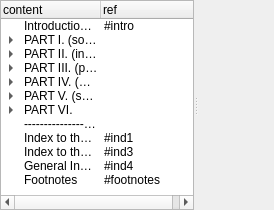
<?xml version="1.0" encoding="UTF-8"?>
<ui version="4.0">
 <class>MContentBook</class>
 <widget class="QWidget" name="MContentBook">
  <property name="geometry">
   <rect>
    <x>0</x>
    <y>0</y>
    <width>274</width>
    <height>210</height>
   </rect>
  </property>
  <property name="windowTitle">
   <string notr="true"/>
  </property>
  <property name="windowIcon">
   <iconset resource="resfile.qrc">
    <normaloff>:/new/icons/icons/lg.png</normaloff>:/new/icons/icons/lg.png</iconset>
  </property>
  <layout class="QVBoxLayout" name="verticalLayout">
   <item>
    <widget class="QSplitter" name="splitter">
     <property name="orientation">
      <enum>Qt::Horizontal</enum>
     </property>
     <property name="opaqueResize">
      <bool>false</bool>
     </property>
     <widget class="QTreeWidget" name="treeContent">
      <property name="contextMenuPolicy">
       <enum>Qt::CustomContextMenu</enum>
      </property>
      <property name="editTriggers">
       <set>QAbstractItemView::NoEditTriggers</set>
      </property>
      <property name="showDropIndicator" stdset="0">
       <bool>false</bool>
      </property>
      <property name="rootIsDecorated">
       <bool>true</bool>
      </property>
      <property name="itemsExpandable">
       <bool>true</bool>
      </property>
      <property name="expandsOnDoubleClick">
       <bool>false</bool>
      </property>
      <column>
       <property name="text">
        <string>content</string>
       </property>
      </column>
      <column>
       <property name="text">
        <string notr="true">ref</string>
       </property>
      </column>
      <item>
       <property name="text">
        <string notr="true">Introduction—The Latin language</string>
       </property>
       <property name="text">
        <string notr="true">#intro</string>
       </property>
      </item>
      <item>
       <property name="text">
        <string notr="true">PART I. (sounds, accent, quantity, etc.)</string>
       </property>
       <property name="text">
        <string notr="true"/>
       </property>
       <item>
        <property name="text">
         <string notr="true">The Alphabet</string>
        </property>
        <property name="text">
         <string notr="true">#sect1</string>
        </property>
       </item>
       <item>
        <property name="text">
         <string notr="true">Classification of Sounds</string>
        </property>
        <property name="text">
         <string notr="true">#sect2</string>
        </property>
       </item>
       <item>
        <property name="text">
         <string notr="true">Sounds of the Letters</string>
        </property>
        <property name="text">
         <string notr="true">#sect3</string>
        </property>
       </item>
       <item>
        <property name="text">
         <string notr="true">Syllables</string>
        </property>
        <property name="text">
         <string notr="true">#sect4</string>
        </property>
       </item>
       <item>
        <property name="text">
         <string notr="true">Quantity</string>
        </property>
        <property name="text">
         <string notr="true">#sect5</string>
        </property>
       </item>
       <item>
        <property name="text">
         <string notr="true">Accent</string>
        </property>
        <property name="text">
         <string notr="true">#sect6</string>
        </property>
       </item>
       <item>
        <property name="text">
         <string notr="true">Vowel Changes</string>
        </property>
        <property name="text">
         <string notr="true">#sect7</string>
        </property>
       </item>
       <item>
        <property name="text">
         <string notr="true">Consonant Changes</string>
        </property>
        <property name="text">
         <string notr="true">#sect8</string>
        </property>
       </item>
       <item>
        <property name="text">
         <string notr="true">Peculiarities of Orthography</string>
        </property>
        <property name="text">
         <string notr="true">#sect9</string>
        </property>
       </item>
      </item>
      <item>
       <property name="text">
        <string notr="true">PART II. (inflections)</string>
       </property>
       <property name="text">
        <string notr="true"/>
       </property>
       <item>
        <property name="text">
         <string notr="true">CHAPTER I.—Declension</string>
        </property>
        <property name="text">
         <string notr="true"/>
        </property>
        <item>
         <property name="text">
          <string notr="true">A. NOUNS</string>
         </property>
         <property name="text">
          <string notr="true">#sect10</string>
         </property>
         <item>
          <property name="text">
           <string notr="true">Gender of Nouns</string>
          </property>
          <property name="text">
           <string notr="true">#sect13</string>
          </property>
         </item>
         <item>
          <property name="text">
           <string notr="true">Number</string>
          </property>
          <property name="text">
           <string notr="true">#sect16</string>
          </property>
         </item>
         <item>
          <property name="text">
           <string notr="true">Cases</string>
          </property>
          <property name="text">
           <string notr="true">#sect17</string>
          </property>
         </item>
         <item>
          <property name="text">
           <string notr="true">The Five Declensions</string>
          </property>
          <property name="text">
           <string notr="true">#sect18</string>
          </property>
         </item>
         <item>
          <property name="text">
           <string notr="true">First Declension</string>
          </property>
          <property name="text">
           <string notr="true">#sect20</string>
          </property>
         </item>
         <item>
          <property name="text">
           <string notr="true">Second Declension</string>
          </property>
          <property name="text">
           <string notr="true">#sect23</string>
          </property>
         </item>
         <item>
          <property name="text">
           <string notr="true">Third Declension</string>
          </property>
          <property name="text">
           <string notr="true">#sect28</string>
          </property>
         </item>
         <item>
          <property name="text">
           <string notr="true">Fourth Declension</string>
          </property>
          <property name="text">
           <string notr="true">#sect48</string>
          </property>
         </item>
         <item>
          <property name="text">
           <string notr="true">Fifth Declension</string>
          </property>
          <property name="text">
           <string notr="true">#sect51</string>
          </property>
         </item>
         <item>
          <property name="text">
           <string notr="true">Defective Nouns</string>
          </property>
          <property name="text">
           <string notr="true">#sect54</string>
          </property>
         </item>
        </item>
        <item>
         <property name="text">
          <string notr="true">B. ADJECTIVES</string>
         </property>
         <property name="text">
          <string notr="true">#sect62</string>
         </property>
         <item>
          <property name="text">
           <string notr="true">Adjectives of the First and Second Declensions</string>
          </property>
          <property name="text">
           <string notr="true">#sect63</string>
          </property>
         </item>
         <item>
          <property name="text">
           <string notr="true">Adjectives of the Third Declension</string>
          </property>
          <property name="text">
           <string notr="true">#sect67</string>
          </property>
         </item>
         <item>
          <property name="text">
           <string notr="true">Comparison of Adjectives</string>
          </property>
          <property name="text">
           <string notr="true">#sect71</string>
          </property>
         </item>
         <item>
          <property name="text">
           <string notr="true">Formation and Comparison of Adverbs</string>
          </property>
          <property name="text">
           <string notr="true">#sect76</string>
          </property>
         </item>
         <item>
          <property name="text">
           <string notr="true">Numerals</string>
          </property>
          <property name="text">
           <string notr="true">#sect78</string>
          </property>
         </item>
        </item>
        <item>
         <property name="text">
          <string notr="true">C. PRONOUNS</string>
         </property>
         <property name="text">
          <string notr="true">#sect82</string>
         </property>
         <item>
          <property name="text">
           <string notr="true">Personal Pronouns</string>
          </property>
          <property name="text">
           <string notr="true">#sect84</string>
          </property>
         </item>
         <item>
          <property name="text">
           <string notr="true">Reflexive Pronouns</string>
          </property>
          <property name="text">
           <string notr="true">#sect85</string>
          </property>
         </item>
         <item>
          <property name="text">
           <string notr="true">Possessive Pronouns</string>
          </property>
          <property name="text">
           <string notr="true">#sect86</string>
          </property>
         </item>
         <item>
          <property name="text">
           <string notr="true">Demonstrative Pronouns</string>
          </property>
          <property name="text">
           <string notr="true">#sect87</string>
          </property>
         </item>
         <item>
          <property name="text">
           <string notr="true">The Intensive Pronoun</string>
          </property>
          <property name="text">
           <string notr="true">#sect88</string>
          </property>
         </item>
         <item>
          <property name="text">
           <string notr="true">The Relative Pronoun</string>
          </property>
          <property name="text">
           <string notr="true">#sect89</string>
          </property>
         </item>
         <item>
          <property name="text">
           <string notr="true">Interrogative Pronouns</string>
          </property>
          <property name="text">
           <string notr="true">#sect90</string>
          </property>
         </item>
         <item>
          <property name="text">
           <string notr="true">Indefinite Pronouns</string>
          </property>
          <property name="text">
           <string notr="true">#sect91</string>
          </property>
         </item>
         <item>
          <property name="text">
           <string notr="true">Pronominal Adjectives</string>
          </property>
          <property name="text">
           <string notr="true">#sect92</string>
          </property>
         </item>
        </item>
       </item>
       <item>
        <property name="text">
         <string notr="true">CHAPTER II.—Conjugation</string>
        </property>
        <property name="text">
         <string notr="true">#sect93</string>
        </property>
        <item>
         <property name="text">
          <string notr="true">Verb Stems</string>
         </property>
         <property name="text">
          <string notr="true">#sect97</string>
         </property>
        </item>
        <item>
         <property name="text">
          <string notr="true">The Four Conjugations</string>
         </property>
         <property name="text">
          <string notr="true">#sect98</string>
         </property>
        </item>
        <item>
         <property name="text">
          <string notr="true">Conjugation of 'Sum'</string>
         </property>
         <property name="text">
          <string notr="true">#sect100</string>
         </property>
        </item>
        <item>
         <property name="text">
          <string notr="true">First Conjugation</string>
         </property>
         <property name="text">
          <string notr="true">#sect101</string>
         </property>
        </item>
        <item>
         <property name="text">
          <string notr="true">Second Conjugation</string>
         </property>
         <property name="text">
          <string notr="true">#sect103</string>
         </property>
        </item>
        <item>
         <property name="text">
          <string notr="true">Third Conjugation</string>
         </property>
         <property name="text">
          <string notr="true">#sect105</string>
         </property>
        </item>
        <item>
         <property name="text">
          <string notr="true">Fourth Conjugation</string>
         </property>
         <property name="text">
          <string notr="true">#sect107</string>
         </property>
        </item>
        <item>
         <property name="text">
          <string notr="true">Verbs in -iō of the Third Conjugation</string>
         </property>
         <property name="text">
          <string notr="true">#sect109</string>
         </property>
        </item>
        <item>
         <property name="text">
          <string notr="true">Deponent Verbs</string>
         </property>
         <property name="text">
          <string notr="true">#sect112</string>
         </property>
        </item>
        <item>
         <property name="text">
          <string notr="true">Semi-Deponents</string>
         </property>
         <property name="text">
          <string notr="true">#sect114</string>
         </property>
        </item>
        <item>
         <property name="text">
          <string notr="true">Periphrastic Conjugation</string>
         </property>
         <property name="text">
          <string notr="true">#sect115</string>
         </property>
        </item>
        <item>
         <property name="text">
          <string notr="true">Peculiarities of Conjugation</string>
         </property>
         <property name="text">
          <string notr="true">#sect116</string>
         </property>
        </item>
        <item>
         <property name="text">
          <string notr="true">Formation of the Verb Stems</string>
         </property>
         <property name="text">
          <string notr="true">#sect117</string>
         </property>
        </item>
        <item>
         <property name="text">
          <string notr="true">List of the Most Important Verbs with Principal Parts</string>
         </property>
         <property name="text">
          <string notr="true">#sect120</string>
         </property>
        </item>
        <item>
         <property name="text">
          <string notr="true">Irregular Verbs</string>
         </property>
         <property name="text">
          <string notr="true">#sect124</string>
         </property>
        </item>
        <item>
         <property name="text">
          <string notr="true">Defective Verbs</string>
         </property>
         <property name="text">
          <string notr="true">#sect133</string>
         </property>
        </item>
        <item>
         <property name="text">
          <string notr="true">Impersonal Verbs</string>
         </property>
         <property name="text">
          <string notr="true">#sect138</string>
         </property>
        </item>
       </item>
      </item>
      <item>
       <property name="text">
        <string notr="true">PART III. (particles)</string>
       </property>
       <property name="text">
        <string notr="true"/>
       </property>
       <item>
        <property name="text">
         <string notr="true">Adverbs</string>
        </property>
        <property name="text">
         <string notr="true">#sect140</string>
        </property>
       </item>
       <item>
        <property name="text">
         <string notr="true">Prepositions</string>
        </property>
        <property name="text">
         <string notr="true">#sect141</string>
        </property>
       </item>
       <item>
        <property name="text">
         <string notr="true">Interjections</string>
        </property>
        <property name="text">
         <string notr="true">#sect145</string>
        </property>
       </item>
      </item>
      <item>
       <property name="text">
        <string notr="true">PART IV. (word formation)</string>
       </property>
       <property name="text">
        <string notr="true"/>
       </property>
       <item>
        <property name="text">
         <string notr="true">I. DERIVATIVES</string>
        </property>
        <property name="text">
         <string notr="true">#sect146</string>
        </property>
        <item>
         <property name="text">
          <string notr="true">Nouns</string>
         </property>
         <property name="text">
          <string notr="true">#sect147</string>
         </property>
        </item>
        <item>
         <property name="text">
          <string notr="true">Adjectives</string>
         </property>
         <property name="text">
          <string notr="true">#sect150</string>
         </property>
        </item>
        <item>
         <property name="text">
          <string notr="true">Verbs</string>
         </property>
         <property name="text">
          <string notr="true">#sect155</string>
         </property>
        </item>
        <item>
         <property name="text">
          <string notr="true">Adverbs</string>
         </property>
         <property name="text">
          <string notr="true">#sect157</string>
         </property>
        </item>
       </item>
       <item>
        <property name="text">
         <string notr="true">II. COMPOUNDS</string>
        </property>
        <property name="text">
         <string notr="true">#sect158</string>
        </property>
        <item>
         <property name="text">
          <string notr="true">Examples of Compounds</string>
         </property>
         <property name="text">
          <string notr="true">#sect159</string>
         </property>
        </item>
       </item>
      </item>
      <item>
       <property name="text">
        <string notr="true">PART V. (syntax)</string>
       </property>
       <property name="text">
        <string notr="true"/>
       </property>
       <item>
        <property name="text">
         <string notr="true">CHAPTER I.—Sentences</string>
        </property>
        <property name="text">
         <string notr="true"/>
        </property>
        <item>
         <property name="text">
          <string notr="true">Classification of Sentences</string>
         </property>
         <property name="text">
          <string notr="true">#sect161</string>
         </property>
        </item>
        <item>
         <property name="text">
          <string notr="true">Form of Interrogative Sentences</string>
         </property>
         <property name="text">
          <string notr="true">#sect162</string>
         </property>
        </item>
        <item>
         <property name="text">
          <string notr="true">Subject and Predicate</string>
         </property>
         <property name="text">
          <string notr="true">#sect163</string>
         </property>
        </item>
        <item>
         <property name="text">
          <string notr="true">Simple and Compound Sentences</string>
         </property>
         <property name="text">
          <string notr="true">#sect164</string>
         </property>
        </item>
       </item>
       <item>
        <property name="text">
         <string notr="true">CHAPTER II.—Syntax of Nouns</string>
        </property>
        <property name="text">
         <string notr="true"/>
        </property>
        <item>
         <property name="text">
          <string notr="true">Subject</string>
         </property>
         <property name="text">
          <string notr="true">#sect166</string>
         </property>
        </item>
        <item>
         <property name="text">
          <string notr="true">Predicate Nouns</string>
         </property>
         <property name="text">
          <string notr="true">#sect167</string>
         </property>
        </item>
        <item>
         <property name="text">
          <string notr="true">Appositives</string>
         </property>
         <property name="text">
          <string notr="true">#sect169</string>
         </property>
        </item>
        <item>
         <property name="text">
          <string notr="true">The Nominative</string>
         </property>
         <property name="text">
          <string notr="true">#sect170</string>
         </property>
        </item>
        <item>
         <property name="text">
          <string notr="true">The Accusative</string>
         </property>
         <property name="text">
          <string notr="true">#sect172</string>
         </property>
        </item>
        <item>
         <property name="text">
          <string notr="true">The Dative</string>
         </property>
         <property name="text">
          <string notr="true">#sect186</string>
         </property>
        </item>
        <item>
         <property name="text">
          <string notr="true">The Genitive</string>
         </property>
         <property name="text">
          <string notr="true">#sect194</string>
         </property>
        </item>
        <item>
         <property name="text">
          <string notr="true">The Ablative</string>
         </property>
         <property name="text">
          <string notr="true">#sect213</string>
         </property>
        </item>
        <item>
         <property name="text">
          <string notr="true">The Locative</string>
         </property>
         <property name="text">
          <string notr="true">#sect232</string>
         </property>
        </item>
       </item>
       <item>
        <property name="text">
         <string notr="true">CHAPTER III.—Syntax of Adjectives</string>
        </property>
        <property name="text">
         <string notr="true"/>
        </property>
        <item>
         <property name="text">
          <string notr="true">Agreement of Adjectives</string>
         </property>
         <property name="text">
          <string notr="true">#sect234</string>
         </property>
        </item>
        <item>
         <property name="text">
          <string notr="true">Adjectives used Substantively</string>
         </property>
         <property name="text">
          <string notr="true">#sect236</string>
         </property>
        </item>
        <item>
         <property name="text">
          <string notr="true">Adjectives with the Force of Adverbs</string>
         </property>
         <property name="text">
          <string notr="true">#sect239</string>
         </property>
        </item>
        <item>
         <property name="text">
          <string notr="true">Comparatives and Superlatives</string>
         </property>
         <property name="text">
          <string notr="true">#sect240</string>
         </property>
        </item>
        <item>
         <property name="text">
          <string notr="true">Other Peculiarities</string>
         </property>
         <property name="text">
          <string notr="true">#sect241</string>
         </property>
        </item>
       </item>
       <item>
        <property name="text">
         <string notr="true">CHAPTER IV.—Syntax of Pronouns</string>
        </property>
        <property name="text">
         <string notr="true"/>
        </property>
        <item>
         <property name="text">
          <string notr="true">Personal Pronouns</string>
         </property>
         <property name="text">
          <string notr="true">#sect242</string>
         </property>
        </item>
        <item>
         <property name="text">
          <string notr="true">Possessive Pronouns</string>
         </property>
         <property name="text">
          <string notr="true">#sect243</string>
         </property>
        </item>
        <item>
         <property name="text">
          <string notr="true">Reflexive Pronouns</string>
         </property>
         <property name="text">
          <string notr="true">#sect244</string>
         </property>
        </item>
        <item>
         <property name="text">
          <string notr="true">Reciprocal Pronouns</string>
         </property>
         <property name="text">
          <string notr="true">#sect245</string>
         </property>
        </item>
        <item>
         <property name="text">
          <string notr="true">Demonstrative Pronouns</string>
         </property>
         <property name="text">
          <string notr="true">#sect246</string>
         </property>
        </item>
        <item>
         <property name="text">
          <string notr="true">Relative Pronouns</string>
         </property>
         <property name="text">
          <string notr="true">#sect250</string>
         </property>
        </item>
        <item>
         <property name="text">
          <string notr="true">Indefinite Pronouns</string>
         </property>
         <property name="text">
          <string notr="true">#sect252</string>
         </property>
        </item>
        <item>
         <property name="text">
          <string notr="true">Pronominal Adjectives</string>
         </property>
         <property name="text">
          <string notr="true">#sect253</string>
         </property>
        </item>
       </item>
       <item>
        <property name="text">
         <string notr="true">CHAPTER V.—Syntax of Verbs</string>
        </property>
        <property name="text">
         <string notr="true"/>
        </property>
        <item>
         <property name="text">
          <string notr="true">Agreement of Verbs</string>
         </property>
         <property name="text">
          <string notr="true">#sect254</string>
         </property>
        </item>
        <item>
         <property name="text">
          <string notr="true">Voices</string>
         </property>
         <property name="text">
          <string notr="true">#sect256</string>
         </property>
        </item>
        <item>
         <property name="text">
          <string notr="true">Tenses</string>
         </property>
         <property name="text">
          <string notr="true"/>
         </property>
         <item>
          <property name="text">
           <string notr="true">Of the Indicative</string>
          </property>
          <property name="text">
           <string notr="true">#sect257</string>
          </property>
         </item>
         <item>
          <property name="text">
           <string notr="true">Of the Subjunctive</string>
          </property>
          <property name="text">
           <string notr="true">#sect266</string>
          </property>
         </item>
         <item>
          <property name="text">
           <string notr="true">Of the Infinitive</string>
          </property>
          <property name="text">
           <string notr="true">#sect270</string>
          </property>
         </item>
        </item>
        <item>
         <property name="text">
          <string notr="true">Moods</string>
         </property>
         <property name="text">
          <string notr="true"/>
         </property>
         <item>
          <property name="text">
           <string notr="true">In Independent Sentences</string>
          </property>
          <property name="text">
           <string notr="true">#sect271</string>
          </property>
          <item>
           <property name="text">
            <string notr="true">Volitive Subjunctive</string>
           </property>
           <property name="text">
            <string notr="true">#sect273</string>
           </property>
          </item>
          <item>
           <property name="text">
            <string notr="true">Optative Subjunctive</string>
           </property>
           <property name="text">
            <string notr="true">#sect279</string>
           </property>
          </item>
          <item>
           <property name="text">
            <string notr="true">Potential Subjunctive</string>
           </property>
           <property name="text">
            <string notr="true">#sect280</string>
           </property>
          </item>
          <item>
           <property name="text">
            <string notr="true">Imperative</string>
           </property>
           <property name="text">
            <string notr="true">#sect281</string>
           </property>
          </item>
         </item>
         <item>
          <property name="text">
           <string notr="true">In Dependent Clauses</string>
          </property>
          <property name="text">
           <string notr="true"/>
          </property>
          <item>
           <property name="text">
            <string notr="true">Clauses of Purpose</string>
           </property>
           <property name="text">
            <string notr="true">#sect282</string>
           </property>
          </item>
          <item>
           <property name="text">
            <string notr="true">Clauses of Characteristic</string>
           </property>
           <property name="text">
            <string notr="true">#sect283</string>
           </property>
          </item>
          <item>
           <property name="text">
            <string notr="true">Clauses of Result</string>
           </property>
           <property name="text">
            <string notr="true">#sect284</string>
           </property>
          </item>
          <item>
           <property name="text">
            <string notr="true">Causal Clauses</string>
           </property>
           <property name="text">
            <string notr="true">#sect285</string>
           </property>
          </item>
          <item>
           <property name="text">
            <string notr="true">Temporal Clauses</string>
           </property>
           <property name="text">
            <string notr="true"/>
           </property>
           <item>
            <property name="text">
             <string notr="true">Introduced by 'Postquam', 'Ut', 'Ubi', etc.</string>
            </property>
            <property name="text">
             <string notr="true">#sect287</string>
            </property>
           </item>
           <item>
            <property name="text">
             <string notr="true">'Cum'-Clauses</string>
            </property>
            <property name="text">
             <string notr="true">#sect288</string>
            </property>
           </item>
           <item>
            <property name="text">
             <string notr="true">Introduced by 'Antequam' and 'Priusquam'</string>
            </property>
            <property name="text">
             <string notr="true">#sect291</string>
            </property>
           </item>
           <item>
            <property name="text">
             <string notr="true">Introduced by 'Dum', 'Dōnec', 'Quoad'</string>
            </property>
            <property name="text">
             <string notr="true">#sect293</string>
            </property>
           </item>
          </item>
          <item>
           <property name="text">
            <string notr="true">Substantive Clauses</string>
           </property>
           <property name="text">
            <string notr="true">#sect294</string>
           </property>
           <item>
            <property name="text">
             <string notr="true">Developed from the Volitive</string>
            </property>
            <property name="text">
             <string notr="true">#sect295</string>
            </property>
           </item>
           <item>
            <property name="text">
             <string notr="true">Developed from the Optative</string>
            </property>
            <property name="text">
             <string notr="true">#sect296</string>
            </property>
           </item>
           <item>
            <property name="text">
             <string notr="true">Of Result</string>
            </property>
            <property name="text">
             <string notr="true">#sect297</string>
            </property>
           </item>
           <item>
            <property name="text">
             <string notr="true">After 'nōn dubito', etc.</string>
            </property>
            <property name="text">
             <string notr="true">#sect298</string>
            </property>
           </item>
           <item>
            <property name="text">
             <string notr="true">Introduced by 'Quod'</string>
            </property>
            <property name="text">
             <string notr="true">#sect299</string>
            </property>
           </item>
           <item>
            <property name="text">
             <string notr="true">Indirect Questions</string>
            </property>
            <property name="text">
             <string notr="true">#sect300</string>
            </property>
           </item>
          </item>
          <item>
           <property name="text">
            <string notr="true">Conditional Sentences</string>
           </property>
           <property name="text">
            <string notr="true">#sect301</string>
           </property>
          </item>
          <item>
           <property name="text">
            <string notr="true">Use of 'Sī', 'Nisi', 'Sīn'</string>
           </property>
           <property name="text">
            <string notr="true">#sect306</string>
           </property>
          </item>
          <item>
           <property name="text">
            <string notr="true">Conditional Clauses of Comparison</string>
           </property>
           <property name="text">
            <string notr="true">#sect307</string>
           </property>
          </item>
          <item>
           <property name="text">
            <string notr="true">Concessive Clauses</string>
           </property>
           <property name="text">
            <string notr="true">#sect308</string>
           </property>
          </item>
          <item>
           <property name="text">
            <string notr="true">Adversative Clauses with 'Quamvīs', 'Quamquam', etc.</string>
           </property>
           <property name="text">
            <string notr="true">#sect309</string>
           </property>
          </item>
          <item>
           <property name="text">
            <string notr="true">Clauses of Wish and Proviso</string>
           </property>
           <property name="text">
            <string notr="true">#sect310</string>
           </property>
          </item>
          <item>
           <property name="text">
            <string notr="true">Relative Clauses</string>
           </property>
           <property name="text">
            <string notr="true">#sect311</string>
           </property>
          </item>
          <item>
           <property name="text">
            <string notr="true">Indirect Discourse</string>
           </property>
           <property name="text">
            <string notr="true">#sect313</string>
           </property>
           <item>
            <property name="text">
             <string notr="true">Moods in Indirect Discourse</string>
            </property>
            <property name="text">
             <string notr="true">#sect314</string>
            </property>
           </item>
           <item>
            <property name="text">
             <string notr="true">Tenses in Indirect Discourse</string>
            </property>
            <property name="text">
             <string notr="true">#sect317</string>
            </property>
           </item>
           <item>
            <property name="text">
             <string notr="true">Conditional Sentences in Indirect Discourse</string>
            </property>
            <property name="text">
             <string notr="true">#sect319</string>
            </property>
           </item>
          </item>
          <item>
           <property name="text">
            <string notr="true">Implied Indirect Discourse</string>
           </property>
           <property name="text">
            <string notr="true">#sect323</string>
           </property>
          </item>
          <item>
           <property name="text">
            <string notr="true">Subjunctive by Attraction</string>
           </property>
           <property name="text">
            <string notr="true">#sect324</string>
           </property>
          </item>
         </item>
        </item>
        <item>
         <property name="text">
          <string notr="true">Noun and Adjective Forms of the Verb</string>
         </property>
         <property name="text">
          <string notr="true">#sect325</string>
         </property>
         <item>
          <property name="text">
           <string notr="true">Infinitive</string>
          </property>
          <property name="text">
           <string notr="true">#sect326</string>
          </property>
         </item>
         <item>
          <property name="text">
           <string notr="true">Participles</string>
          </property>
          <property name="text">
           <string notr="true">#sect336</string>
          </property>
         </item>
         <item>
          <property name="text">
           <string notr="true">Gerund</string>
          </property>
          <property name="text">
           <string notr="true">#sect338</string>
          </property>
         </item>
         <item>
          <property name="text">
           <string notr="true">Supine</string>
          </property>
          <property name="text">
           <string notr="true">#sect340</string>
          </property>
         </item>
        </item>
       </item>
       <item>
        <property name="text">
         <string notr="true">CHAPTER VI.—Particles</string>
        </property>
        <property name="text">
         <string notr="true"/>
        </property>
        <item>
         <property name="text">
          <string notr="true">Coördinate Conjunctions</string>
         </property>
         <property name="text">
          <string notr="true">#sect341</string>
         </property>
        </item>
        <item>
         <property name="text">
          <string notr="true">Adverbs</string>
         </property>
         <property name="text">
          <string notr="true">#sect347</string>
         </property>
        </item>
       </item>
       <item>
        <property name="text">
         <string notr="true">CHAPTER VII.—Word-Order and Sentence-Structure</string>
        </property>
        <property name="text">
         <string notr="true"/>
        </property>
        <item>
         <property name="text">
          <string notr="true">Word-Order</string>
         </property>
         <property name="text">
          <string notr="true">#sect348</string>
         </property>
        </item>
        <item>
         <property name="text">
          <string notr="true">Sentence-Structure</string>
         </property>
         <property name="text">
          <string notr="true">#sect351</string>
         </property>
        </item>
       </item>
       <item>
        <property name="text">
         <string notr="true">CHAPTER VIII.—Hints on Latin Style</string>
        </property>
        <property name="text">
         <string notr="true">#sect352</string>
        </property>
        <item>
         <property name="text">
          <string notr="true">Nouns</string>
         </property>
         <property name="text">
          <string notr="true">#sect353</string>
         </property>
        </item>
        <item>
         <property name="text">
          <string notr="true">Adjectives</string>
         </property>
         <property name="text">
          <string notr="true">#sect354</string>
         </property>
        </item>
        <item>
         <property name="text">
          <string notr="true">Pronouns</string>
         </property>
         <property name="text">
          <string notr="true">#sect355</string>
         </property>
        </item>
        <item>
         <property name="text">
          <string notr="true">Verbs</string>
         </property>
         <property name="text">
          <string notr="true">#sect356</string>
         </property>
        </item>
        <item>
         <property name="text">
          <string notr="true">The Cases</string>
         </property>
         <property name="text">
          <string notr="true">#sect357</string>
         </property>
        </item>
       </item>
      </item>
      <item>
       <property name="text">
        <string notr="true">PART VI.</string>
       </property>
       <property name="text">
        <string notr="true"/>
       </property>
       <item>
        <property name="text">
         <string notr="true">PROSODY</string>
        </property>
        <property name="text">
         <string notr="true">#sect360</string>
        </property>
        <item>
         <property name="text">
          <string notr="true">Quantity of Vowels and Syllables</string>
         </property>
         <property name="text">
          <string notr="true">#sect362</string>
         </property>
        </item>
        <item>
         <property name="text">
          <string notr="true">Verse-Structure</string>
         </property>
         <property name="text">
          <string notr="true">#sect366</string>
         </property>
        </item>
        <item>
         <property name="text">
          <string notr="true">The Dactylic Hexameter</string>
         </property>
         <property name="text">
          <string notr="true">#sect368</string>
         </property>
        </item>
        <item>
         <property name="text">
          <string notr="true">The Dactylic Pentameter</string>
         </property>
         <property name="text">
          <string notr="true">#sect369</string>
         </property>
        </item>
        <item>
         <property name="text">
          <string notr="true">Iambic Measures</string>
         </property>
         <property name="text">
          <string notr="true">#sect370</string>
         </property>
        </item>
       </item>
       <item>
        <property name="text">
         <string notr="true">SUPPLEMENTS TO THE GRAMMAR</string>
        </property>
        <property name="text">
         <string notr="true"/>
        </property>
        <item>
         <property name="text">
          <string notr="true">I. Roman Calendar</string>
         </property>
         <property name="text">
          <string notr="true">#sect371</string>
         </property>
        </item>
        <item>
         <property name="text">
          <string notr="true">II. Roman Names</string>
         </property>
         <property name="text">
          <string notr="true">#sect373</string>
         </property>
        </item>
        <item>
         <property name="text">
          <string notr="true">III. Figures of Syntax and Rhetoric</string>
         </property>
         <property name="text">
          <string notr="true">#sect374</string>
         </property>
        </item>
       </item>
      </item>
      <item>
       <property name="text">
        <string notr="true">-------------------</string>
       </property>
       <property name="text">
        <string notr="true"/>
       </property>
      </item>
      <item>
       <property name="text">
        <string notr="true">Index to the Illustrative Examples Cited in the Syntax</string>
       </property>
       <property name="text">
        <string notr="true">#ind1</string>
       </property>
      </item>
      <item>
       <property name="text">
        <string notr="true">Index to the Principal Parts of Latin Verbs</string>
       </property>
       <property name="text">
        <string notr="true">#ind3</string>
       </property>
      </item>
      <item>
       <property name="text">
        <string notr="true">General Index</string>
       </property>
       <property name="text">
        <string notr="true">#ind4</string>
       </property>
      </item>
      <item>
       <property name="text">
        <string notr="true">Footnotes</string>
       </property>
       <property name="text">
        <string notr="true">#footnotes</string>
       </property>
      </item>
     </widget>
     <widget class="CHtmlReader" name="book" native="true"/>
    </widget>
   </item>
  </layout>
 </widget>
 <layoutdefault spacing="0" margin="0"/>
 <customwidgets>
  <customwidget>
   <class>CHtmlReader</class>
   <extends>QWidget</extends>
   <header>htmlreader.h</header>
   <container>1</container>
  </customwidget>
 </customwidgets>
 <resources>
  <include location="resfile.qrc"/>
 </resources>
 <connections/>
</ui>
